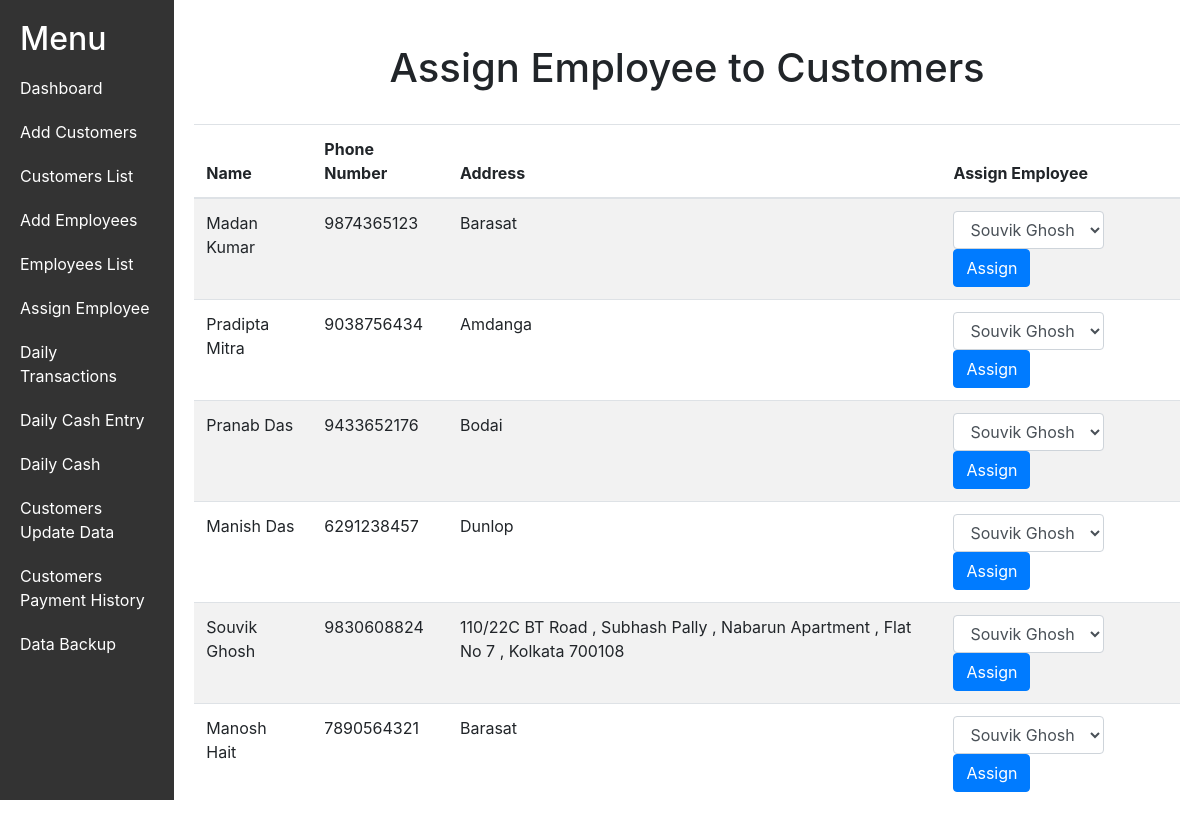
Screenshot of /assign-employee/ (signed in) with the database file from the repository.
### financeapp/models.py (models this page shows, shortened)
class Customer(models.Model):
    customer_number = models.CharField(max_length=20, default='')
    first_name = models.CharField(max_length=100, default='')
    last_name = models.CharField(max_length=100, default='')
    address = models.TextField(default='')
    phone_number = models.CharField(max_length=15, default='')
    loan_amount = models.IntegerField(default=5000)
    per_day_emi = models.IntegerField(default=100)
    opening_date = models.DateField(default=date.today)
    closing_date = models.DateField(null=True, blank=True)
    total_amount = models.IntegerField(null=True, blank=True)
    emi_due = models.DecimalField(max_digits=10, decimal_places=2, default=0)
    received_amount = models.IntegerField(default=0)
    balance_due = models.DecimalField(max_digits=10, decimal_places=2, default=0)
    photo = models.ImageField(upload_to='customer_photos/', null=True, blank=True)
    guarantor_name = models.CharField(max_length=100, blank=True, default='NA')
    guarantor_phone_number = models.CharField(max_length=15, blank=True, default='NA')

### financeapp/views.py (the view, shortened to what this page needs)
# urls.py: path('assign-employee/', assign_employee_view, name='assign_employee'),
@login_required
def assign_employee_view(request):
    customers = Customer.objects.all()
    employees = Employee.objects.all()
    context = {
        'customers': customers,
        'employees': employees,
    }
    return render(request, 'financeapp/assign_employee.html', context)

### financeapp/templates/financeapp/assign_employee.html (shortened to what this page needs)
<!DOCTYPE html>
<html lang="en">
<head>
    <link href="https://stackpath.bootstrapcdn.com/bootstrap/4.5.2/css/bootstrap.min.css" rel="stylesheet">
</head>
<body>
    <div class="sidebar">
        <h2>Menu</h2>
        <a href="{% url 'dashboard' %}">Dashboard</a>
        <a href="{% url 'add_customer' %}">Add Customers</a>
        <a href="{% url 'customers_list' %}">Customers List</a>
        <a href="{% url 'add_employee' %}">Add Employees</a>
        <a href="{% url 'employees_list' %}">Employees List</a>
        <a href="{% url 'assign_employee' %}">Assign Employee</a>
        <a href="{% url 'daily_transactions' %}">Daily Transactions</a>
        <a href="{% url 'daily_cash_entry' %}">Daily Cash Entry</a>
        <a href="{% url 'daily_cash' %}">Daily Cash</a>
        <a href="{% url 'customers_update_data' %}">Customers Update Data</a>
        <a href="{% url 'customers_payment_history' %}">Customers Payment History</a>
        <a href="{% url 'data_backup' %}">Data Backup</a>
    </div>
    <div class="content">
        <h1 class="mt-4">Assign Employee to Customers</h1>
        <table class="table table-striped mt-4">
            <thead>
                <tr>
                    <th>Name</th>
                    <th>Phone Number</th>
                    <th>Address</th>
                    <th>Assign Employee</th>
                </tr>
            </thead>
            <tbody>
                {% for customer in customers %}
                <tr>
                    <td>{{ customer.first_name }} {{ customer.last_name }}</td>
                    <td>{{ customer.phone_number }}</td>
                    <td>{{ customer.address }}</td>
                    <td>
                        <form method="post" class="form-inline">
                            <select name="employee_id" class="form-control mr-2">
                                {% for employee in employees %}
                                <option value="{{ employee.id }}">{{ employee.first_name }} {{ employee.last_name }}</option>
                                {% endfor %}
                            </select>
                            <button type="submit" class="btn btn-primary">Assign</button>
                        </form>
                    </td>
                </tr>
                {% endfor %}
            </tbody>
        </table>
    </div>
</body>
</html>

### financeapp/templates/financeapp/assign_employee.html (style rules this page uses)
body { display: flex; }
.sidebar { width: 200px; background-color: #333; color: #fff; height: 100vh; padding: 20px; }
.sidebar a { display: block; color: #fff; text-decoration: none; padding: 10px 0; }
.content { flex-grow: 1; padding: 20px; display: flex; flex-direction: column; align-items: center; }

### rows the page displays
Customer: first_name "Madan", last_name "Kumar", phone_number "9874365123", address "Barasat"
Customer: first_name "Pradipta", last_name "Mitra", phone_number "9038756434", address "Amdanga"
Customer: first_name "Pranab", last_name "Das", phone_number "9433652176", address "Bodai"
Customer: first_name "Manish", last_name "Das", phone_number "6291238457", address "Dunlop"
Customer: first_name "Souvik", last_name "Ghosh", phone_number "9830608824", address "110/22C BT Road , Subhash Pally , Nabarun Apartment , Flat No 7 , Kolkata 700108"
Customer: first_name "Manosh", last_name "Hait", phone_number "7890564321", address "Barasat"

### other values shown
form field employee_id "Souvik Ghosh"
